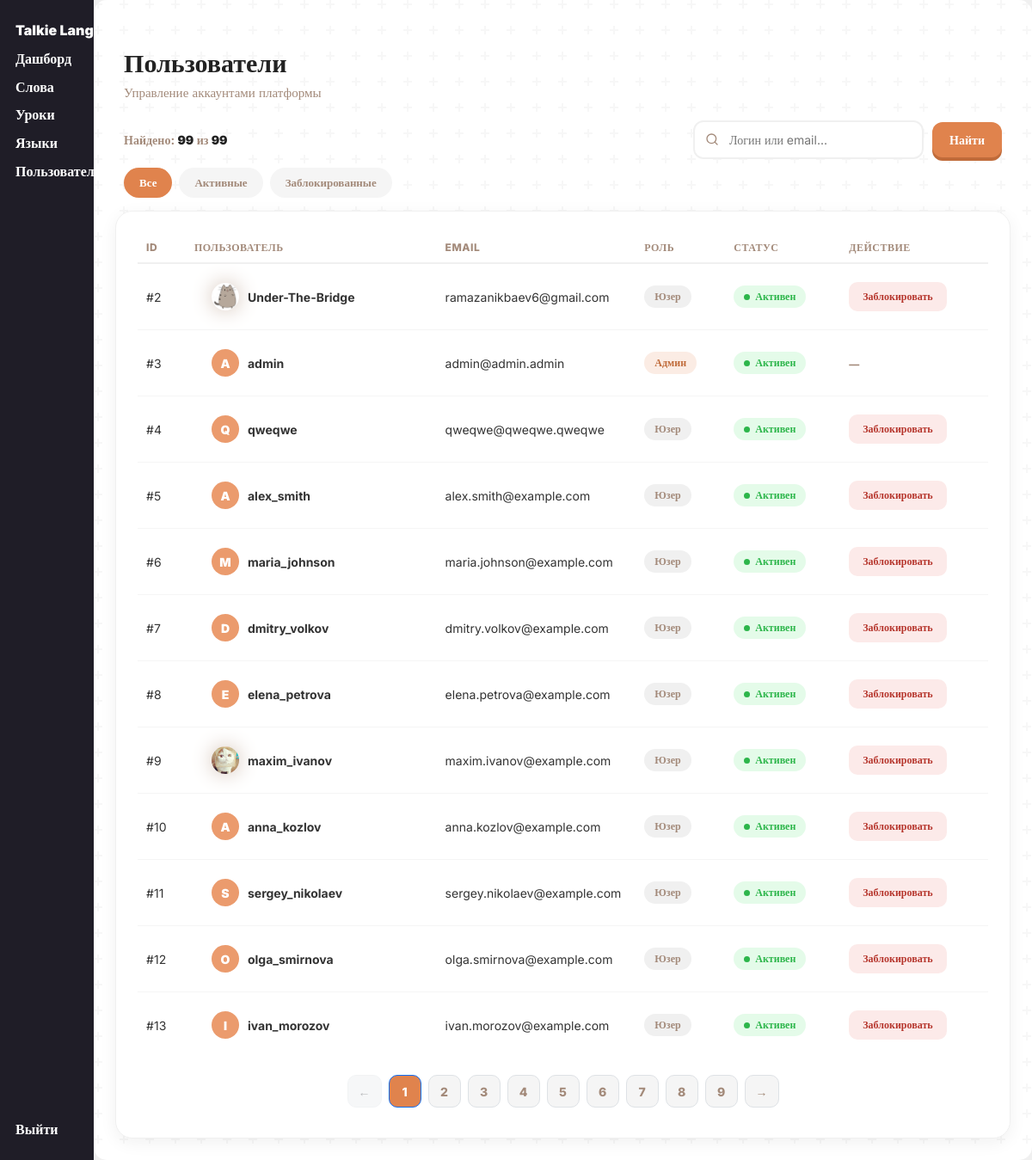
The page /admin/users/index.php (signed in) on the database its author committed.
### tables this page shows
CREATE TABLE `users` (
  `user_id` int(11) NOT NULL,
  `user_login` text NOT NULL,
  `user_email` text NOT NULL,
  `user_password` text NOT NULL,
  `user_pfp` text DEFAULT NULL,
  `user_role` enum('user','admin') NOT NULL DEFAULT 'user',
  `user_banned` tinyint(1) NOT NULL DEFAULT 0,
  `user_weekly_xp` int(11) NOT NULL DEFAULT 0,
  `user_league` int(11) NOT NULL DEFAULT 1
);

### admin/users/index.php (the view, shortened to what this page needs)
<?php
require "../../connection-db.php";
$search = trim($_GET['q'] ?? '');
$status = $_GET['status'] ?? 'all';
$conditions = [];
$params = [];
$types = '';
$whereSql = $conditions ? 'WHERE ' . implode(' AND ', $conditions) : '';
$perPage = 12;
$page = max(1, (int) ($_GET['page'] ?? 1));
$countSql = "SELECT COUNT(*) AS c FROM users $whereSql";
$countStmt = mysqli_prepare($conn, $countSql);
mysqli_stmt_execute($countStmt);
$totalUsers = (int) mysqli_fetch_assoc(mysqli_stmt_get_result($countStmt))['c'];
$totalPages = max(1, (int) ceil($totalUsers / $perPage));
$page = min($page, $totalPages);
$offset = ($page - 1) * $perPage;
$listSql = "SELECT user_id, user_login, user_email, user_pfp, user_role, user_banned
            FROM users
            $whereSql
            ORDER BY user_id ASC
            LIMIT ? OFFSET ?";
$listStmt = mysqli_prepare($conn, $listSql);
$listTypes = $types . 'ii';
$listParams = array_merge($params, [$perPage, $offset]);
mysqli_stmt_bind_param($listStmt, $listTypes, ...$listParams);
mysqli_stmt_execute($listStmt);
$usersResult = mysqli_stmt_get_result($listStmt);
$totalAll = mysqli_fetch_assoc(mysqli_query($conn, "SELECT COUNT(*) AS c FROM users"))['c'];
function buildQuery($overrides = []) {
    $params = array_merge($_GET, $overrides);
    return '?' . http_build_query($params);
}
?>
<!DOCTYPE html>
<html lang="en">
<?php include "../../components/head-admin.php"; ?>
<body>
    <?php include "../../components/header-admin.php"; ?>
    <main class="container">
        <div class="dash-header">
            <div>
                <h1 class="dash-title">Пользователи</h1>
                <p class="dash-subtitle">Управление аккаунтами платформы</p>
            </div>
        </div>
        <div class="users-toolbar">
            <div class="users-count">
                Найдено: <b><?= $totalUsers ?></b> из <b><?= $totalAll ?></b>
            </div>
            <form class="search-form" method="get" action="">
                <div class="search-box">
                    <input type="text" name="q" placeholder="Логин или email..." value="<?= htmlspecialchars($search) ?>">
                </div>
                <button class="search-btn" type="submit">Найти</button>
            </form>
        </div>
        <div class="filter-pills">
            <a class="filter-pill <?= $status === 'all' ? 'active' : '' ?>" href="<?= buildQuery(['status' => 'all', 'page' => 1]) ?>">Все</a>
            <a class="filter-pill <?= $status === 'active' ? 'active' : '' ?>" href="<?= buildQuery(['status' => 'active', 'page' => 1]) ?>">Активные</a>
            <a class="filter-pill <?= $status === 'banned' ? 'active' : '' ?>" href="<?= buildQuery(['status' => 'banned', 'page' => 1]) ?>">Заблокированные</a>
        </div>
        <div class="dash-card">
            <?php if ($totalUsers === 0): ?>
                <div class="no-results">
                    <div class="icon">
                        <svg width="40" height="40" viewBox="0 0 24 24" fill="none" stroke="var(--gray-color)" stroke-width="1.5" stroke-linecap="round" stroke-linejoin="round"><circle cx="11" cy="11" r="8"/><line x1="21" y1="21" x2="16.65" y2="16.65"/></svg>
                    </div>
                    <p>Ничего не найдено</p>
                </div>
            <?php else: ?>
                <div class="table-scroll">
                    <table class="admin-table">
                        <thead>
                            <tr>
                                <th>ID</th>
                                <th>Пользователь</th>
                                <th>Email</th>
                                <th>Роль</th>
                                <th>Статус</th>
                                <th>Действие</th>
                            </tr>
                        </thead>
                        <tbody>
                            <?php while ($row = mysqli_fetch_assoc($usersResult)): ?>
                                <tr>
                                    <td>#<?= $row['user_id'] ?></td>
                                    <td>
                                        <div class="player-cell">
                                            <?php if (!empty($row['user_pfp'])): ?>
                                                <img class="pfp player-avatar" src="/uploads/avatars/<?= htmlspecialchars($row['user_pfp']) ?>" alt="">
                                            <?php else: ?>
                                                <div class="mini-avatar"><?= mb_strtoupper(mb_substr($row['user_login'], 0, 1)) ?></div>
                                            <?php endif; ?>
                                            <span><?= htmlspecialchars($row['user_login']) ?></span>
                                        </div>
                                    </td>
                                    <td class="muted-cell"><?= htmlspecialchars($row['user_email']) ?></td>
                                    <td>
                                        <span class="role-badge <?= $row['user_role'] === 'admin' ? 'role-admin' : 'role-user' ?>">
                                            <?= $row['user_role'] === 'admin' ? 'Админ' : 'Юзер' ?>
                                        </span>
                                    </td>
                                    <td>
                                        <?php if ((int) $row['user_banned'] === 1): ?>
                                            <span class="status-badge status-banned">Заблокирован</span>
                                        <?php else: ?>
                                            <span class="status-badge status-active">Активен</span>
                                        <?php endif; ?>
                                    </td>
                                    <td>
                                        <?php if ($row['user_role'] === 'admin'): ?>
                                            <span class="admin-tag">—</span>
                                        <?php else: ?>
                                            <form class="action-form" method="post" action="">
                                                <?php if ((int) $row['user_banned'] === 1): ?>
                                                    <button type="submit" class="unban-btn">Разблокировать</button>
                                                <?php else: ?>
                                                    <button type="submit" class="ban-btn" onclick="return confirm('Заблокировать пользователя <?= htmlspecialchars(addslashes($row['user_login'])) ?>?')">Заблокировать</button>
                                                <?php endif; ?>
                                            </form>
                                        <?php endif; ?>
                                    </td>
                                </tr>
                            <?php endwhile; ?>
                        </tbody>
                    </table>
                </div>
                <?php if ($totalPages > 1): ?>
                    <div class="pagination">
                        <a class="page-link <?= $page <= 1 ? 'disabled' : '' ?>" href="<?= buildQuery(['page' => $page - 1]) ?>">←</a>
                        <?php for ($p = 1; $p <= $totalPages; $p++): ?>
                            <a class="page-link <?= $p === $page ? 'active' : '' ?>" href="<?= buildQuery(['page' => $p]) ?>"><?= $p ?></a>
                        <?php endfor; ?>
                        <a class="page-link <?= $page >= $totalPages ? 'disabled' : '' ?>" href="<?= buildQuery(['page' => $page + 1]) ?>">→</a>
                    </div>
                <?php endif; ?>
            <?php endif; ?>
        </div>
    </main>
</body>
</html>

### css/style.css (style rules this page uses)
* { transition: 0.15s ease-out; }
:root { --main-color: #e0834d; --main-color-shadow: #c06b3a; --main-color-light: rgb(235, 155, 109); --green-color: #4de06d; --green-color-shadow: #2db64b; --red-color: #e0524d; --red-color-shadow: #b6362d; --bg-color: #0f0f0f; --bg-secondary: #1a1a1a; --gray-color: #a38a7a; --gray-color-light: #d3c2b6; }
body { font-family: inter; }
p { margin: 0; }
body { background: #f0f0f0; }
.container { min-height: 88vh; box-shadow: 0px 0px 100px #f5f5f5; margin-top: 10px; border-radius: 15px; padding-left: 25px; padding-right: 25px; background-color: white; }
main { padding: 25px 0; }
.player-cell { padding: 10px 20px; }
.player-avatar { width: 44px; height: 44px; background: var(--main-color); border-radius: 14px; display: flex; align-items: center; justify-content: center; font-weight: 900; font-size: 20px; color: white; box-shadow: 0 5px 0 var(--main-color-shadow); }
.pfp { border-radius: 100%; box-shadow: 0px 0px 25px var(--gray-color-light); width: 20vh; aspect-ratio: 1/1; background-color: white; }
img.pfp { width: 100%; aspect-ratio: 1/1; }
img.pfp.player-avatar { width: 44px; aspect-ratio: 1/1; }

### rows shown on the page
users: user_id "2", user_pfp (picture), user_login "Under-The-Bridge", user_email "ramazanikbaev6@gmail.com", user_role "Юзер", user_banned "Активен"
users: user_id "3", user_login "A", user_login "admin", user_email "admin@admin.admin", user_role "Админ", user_banned "Активен"
users: user_id "4", user_login "Q", user_login "qweqwe", user_email "qweqwe@qweqwe.qweqwe", user_role "Юзер", user_banned "Активен"
users: user_id "5", user_login "A", user_login "alex_smith", user_email "alex.smith@example.com", user_role "Юзер", user_banned "Активен"
users: user_id "6", user_login "M", user_login "maria_johnson", user_email "maria.johnson@example.com", user_role "Юзер", user_banned "Активен"
users: user_id "7", user_login "D", user_login "dmitry_volkov", user_email "dmitry.volkov@example.com", user_role "Юзер", user_banned "Активен"
users: user_id "8", user_login "E", user_login "elena_petrova", user_email "elena.petrova@example.com", user_role "Юзер", user_banned "Активен"
users: user_id "9", user_pfp (picture), user_login "maxim_ivanov", user_email "maxim.ivanov@example.com", user_role "Юзер", user_banned "Активен"
users: user_id "10", user_login "A", user_login "anna_kozlov", user_email "anna.kozlov@example.com", user_role "Юзер", user_banned "Активен"
users: user_id "11", user_login "S", user_login "sergey_nikolaev", user_email "sergey.nikolaev@example.com", user_role "Юзер", user_banned "Активен"
users: user_id "12", user_login "O", user_login "olga_smirnova", user_email "olga.smirnova@example.com", user_role "Юзер", user_banned "Активен"
users: user_id "13", user_login "I", user_login "ivan_morozov", user_email "ivan.morozov@example.com", user_role "Юзер", user_banned "Активен"

### other values the page prints
$totalUsers "99"
$totalAll "99"
